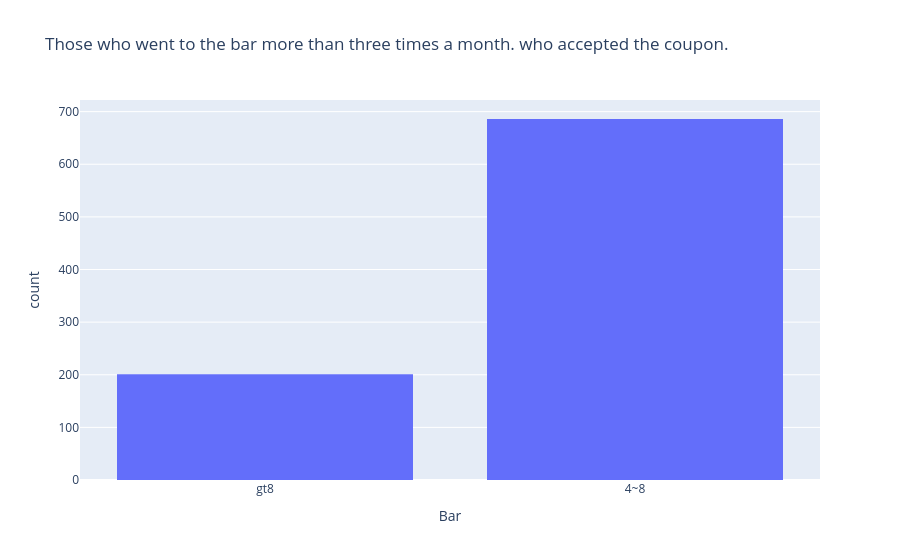

Notebook source saved alongside this figure:
### Code cell
fig = px.histogram(Y_bar_gt3_df, x="Bar", title="Those who went to the bar more than three times a month. who accepted the coupon.")                
fig.show()
fig.write_image("images/bar_less_three.png")

### Figure 1 — Plotly figure (JSON) as saved in the notebook; plotly's stock layout.template omitted (floating-point values rounded to 4 significant figures; data arrays with more than 128 entries replaced by an {"elided": "..."} marker saying what was removed)
{"data": [{"bingroup": "x", "hovertemplate": "Bar=%{x}<br>count=%{y}<extra></extra>", "legendgroup": "", "marker": {"color": "#636efa", "pattern": {"shape": ""}}, "name": "", "orientation": "v", "showlegend": false, "type": "histogram", "x": {"elided": "887 str values"}, "xaxis": "x", "yaxis": "y"}], "layout": {"barmode": "relative", "legend": {"tracegroupgap": 0}, "title": {"text": "Those who went to the bar more than three times a month. who accepted the coupon."}, "xaxis": {"anchor": "y", "domain": [0, 1], "title": {"text": "Bar"}}, "yaxis": {"anchor": "x", "domain": [0, 1], "title": {"text": "count"}}}}
